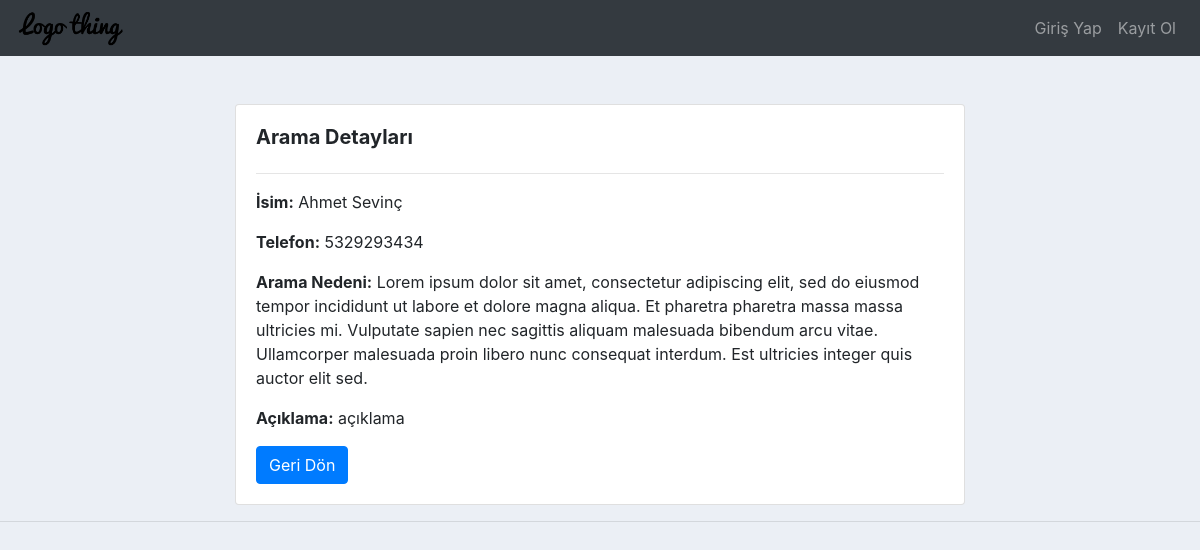
/aramalar/6/, run on the app's committed database.
### accounts/models.py (models this page shows, shortened)
class GelenArama(models.Model):
    ad = models.CharField(max_length=50)
    soyad = models.CharField(max_length=50)
    telefon = models.CharField(max_length=11)
    arama_nedeni = models.TextField()
    aciklama = models.CharField(max_length=100)

### accounts/views.py (the view)
# urls.py: path('aramalar/<int:arama_id>/', views.arama_detay, name='arama_detay'),
def arama_detay(request, arama_id):
    arama = get_object_or_404(GelenArama, pk=arama_id)
    return render(request, 'detay.html', {'arama': arama})

### accounts/templates/detay.html
{% extends "main.html" %}
{% load static %}
{% block content %}
<div class="container mt-5">
    <div class="row justify-content-center">
        <div class="col-md-8">
            <div class="card shadow">
                <div class="card-body">
                    <h5 class="card-title font-weight-bold mb-4">Arama Detayları</h5>
                    <hr>
                    <div class="mb-3">
                        <strong>İsim:</strong> {{ arama.ad }} {{ arama.soyad }}
                    </div>
                    <div class="mb-3">
                        <strong>Telefon:</strong> {{ arama.telefon }}
                    </div>
                    <div class="mb-3">
                        <strong>Arama Nedeni:</strong> {{ arama.arama_nedeni }}
                    </div>
                    <div class="mb-3">
                        <strong>Açıklama:</strong> {{ arama.aciklama }}
                    </div>
                    <a href="{% url 'gelen_aramalar' %}" class="btn btn-primary">Geri Dön</a>
                </div>
            </div>
        </div>
    </div>
</div>
{% endblock %}

### static/css/main.css (style rules this page uses)
body { background-color: #ebeff5; }

### data on the page
GelenArama: ad "Ahmet", soyad "Sevinç", telefon "5329293434", arama_nedeni "Lorem ipsum dolor sit amet, consectetur adipiscing elit, sed do eiusmod tempor incididunt ut labore et dolore magna aliqua. Et pharetra pharetra massa massa ultricies mi. Vulputate sapien nec sagittis aliquam malesuada bibendum arcu vitae. Ullamcorper malesuada proin libero nunc consequat interdum. Est ultricies integer quis auctor elit sed.", aciklama "açıklama"
